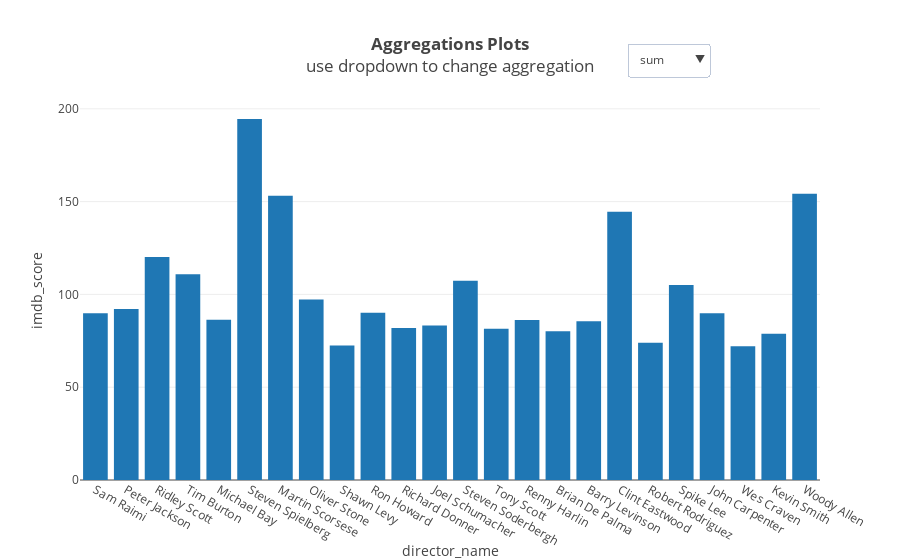

This figure's notebook cell:
### Markdown cell above
# 5.4 Director vs Imdb ratings.

### Code cell
# frequency is taken randomly 
u,v= np.unique(df["director_name"],return_counts=True)
mostfrequent=[u[i] for i,k in enumerate(v) if k >=12]
mostfrequent
#subseting data on most frequent directors.
freqdirec=df[(df["director_name"]=='Barry Levinson')|(df["director_name"]=='Brian De Palma')|(df["director_name"]=='Clint Eastwood')|
  (df["director_name"]=='Joel Schumacher')|(df["director_name"]=='John Carpenter')|(df["director_name"]=='Kevin Smith')|
  (df["director_name"]=='Martin Scorsese')|(df["director_name"]=='Michael Bay')|(df["director_name"]=='Oliver Stone')|
  (df["director_name"]=='Peter Jackson')|(df["director_name"]=='Renny Harlin')|(df["director_name"]=='Richard Donner')|
  (df["director_name"]=='Ridley Scott')|(df["director_name"]=='Robert Rodriguez')|(df["director_name"]=='Ron Howard')|
  (df["director_name"]=='Sam Raimi')|(df["director_name"]=='Shawn Levy')|(df["director_name"]=='Spike Lee')|
  (df["director_name"]=='Steven Soderbergh')|(df["director_name"]=='Steven Spielberg')|(df["director_name"]=='Tim Burton')|
  (df["director_name"]=='Tony Scott')|(df["director_name"]=='Wes Craven')|(df["director_name"]=='Woody Allen')]
plot_bar_interactive("director_name",'imdb_score',freqdirec)

### Figure 1 — Plotly figure (JSON) as saved in the notebook; plotly's stock layout.template omitted (floating-point values rounded to 4 significant figures; data arrays with more than 128 entries replaced by an {"elided": "..."} marker saying what was removed)
{"data": [{"mode": "markers", "transforms": [{"aggregations": [{"enabled": true, "func": "sum", "target": "y"}], "groups": {"elided": "357 str values"}, "type": "aggregate"}], "type": "bar", "x": {"elided": "357 str values"}, "y": {"elided": "357 float values"}}], "layout": {"title": "<b>Aggregations Plots</b><br>use dropdown to change aggregation", "updatemenus": [{"active": 1, "buttons": [{"args": ["transforms[0].aggregations[0].func", "count"], "label": "count", "method": "restyle"}, {"args": ["transforms[0].aggregations[0].func", "sum"], "label": "sum", "method": "restyle"}, {"args": ["transforms[0].aggregations[0].func", "avg"], "label": "avg", "method": "restyle"}, {"args": ["transforms[0].aggregations[0].func", "median"], "label": "median", "method": "restyle"}, {"args": ["transforms[0].aggregations[0].func", "mode"], "label": "mode", "method": "restyle"}, {"args": ["transforms[0].aggregations[0].func", "rms"], "label": "rms", "method": "restyle"}, {"args": ["transforms[0].aggregations[0].func", "stddev"], "label": "stddev", "method": "restyle"}, {"args": ["transforms[0].aggregations[0].func", "min"], "label": "min", "method": "restyle"}, {"args": ["transforms[0].aggregations[0].func", "max"], "label": "max", "method": "restyle"}, {"args": ["transforms[0].aggregations[0].func", "first"], "label": "first", "method": "restyle"}, {"args": ["transforms[0].aggregations[0].func", "last"], "label": "last", "method": "restyle"}], "showactive": false, "x": 0.85, "xref": "paper", "y": 1.15, "yanchor": "top", "yref": "paper"}], "xaxis": {"title": "director_name"}, "yaxis": {"title": "imdb_score"}}}
